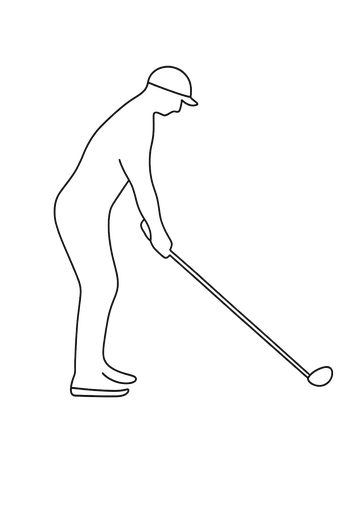
#> input picture golf_silhouette.png, 341 x 512 px
$ python resize_app_store_screenshots.py -i golf_silhouette.png
#> lines starting #> are read from the running program, lines starting #| are printed output that depends on the picture
#!/usr/bin/env python3
"""
resize_appstore_screenshots.py

Convert iPhone screenshots (e.g., 1179x2556 from iPhone 16 Pro) to App Store Connect
6.7"/6.9" required sizes: 1290x2796 and/or 1320x2868 (portrait) and optional landscape.

Default behavior:
- Preserve aspect ratio
- Resize to fit and center on a fixed-size canvas
- Pad with a background color (default black) to achieve exact pixels
- Optionally also export landscape variants by rotating 90°

Usage examples:
  pip install pillow
  python resize_app_store_screenshots.py --input ./screenshots --outdir ./out
  python resize_app_store_screenshots.py --input 1.png 2.png --sizes 1290x2796,1320x2868 --landscape

Notes:
- App Store Connect accepts PNG or JPEG. PNG is default.
- This script avoids distortion; no stretching unless --mode stretch is set.
"""

import argparse
import os
import sys
from typing import Iterable, List, Tuple
from PIL import Image, ImageOps

TARGETS_67 = [(1290, 2796)]  # 6.7"
TARGETS_69 = [(1320, 2868)]  # 6.9"

def parse_sizes(s: str) -> List[Tuple[int, int]]:
#> called with s = '1290x2796,1320x2868'
    out = []
    for token in s.split(","):
        token = token.strip().lower()
        if "x" not in token:
            raise ValueError(f"Bad size token: {token}")
        w, h = token.split("x", 1)
        out.append((int(w), int(h)))
    return out

def parse_hex_color(s: str) -> Tuple[int, int, int]:
    s = s.strip().lstrip("#")
    if len(s) not in (6, 3):
        raise ValueError("bg color must be #RGB or #RRGGBB")
    if len(s) == 3:
        s = "".join(c*2 for c in s)
    r = int(s[0:2], 16)
    g = int(s[2:4], 16)
    b = int(s[4:6], 16)
    return (r, g, b)

def fit_and_pad(im: Image.Image, target: Tuple[int, int], bg: Tuple[int, int, int]) -> Image.Image:
    """Resize preserving aspect ratio to fit within target, then pad to exact size."""
    tw, th = target
    # Respect EXIF orientation
    im = ImageOps.exif_transpose(im)
    # Convert to RGB
    if im.mode not in ("RGB", "RGBA"):
        im = im.convert("RGB")
    ow, oh = im.size

    # Compute scale to fit
    scale = min(tw / ow, th / oh)
    nw = max(1, int(round(ow * scale)))
    nh = max(1, int(round(oh * scale)))

    resized = im.resize((nw, nh), Image.LANCZOS)

    # Create canvas and paste centered
    canvas = Image.new("RGB", (tw, th), bg)
    x = (tw - nw) // 2
    y = (th - nh) // 2
    canvas.paste(resized, (x, y))
    return canvas

def cover_and_crop(im: Image.Image, target: Tuple[int, int]) -> Image.Image:
    """Resize preserving aspect ratio to cover target, then center-crop to exact size."""
    tw, th = target
    im = ImageOps.exif_transpose(im)
    if im.mode not in ("RGB", "RGBA"):
        im = im.convert("RGB")
    ow, oh = im.size
    scale = max(tw / ow, th / oh)
    nw = max(1, int(round(ow * scale)))
    nh = max(1, int(round(oh * scale)))
    resized = im.resize((nw, nh), Image.LANCZOS)
    # center crop
    x = (nw - tw) // 2
    y = (nh - th) // 2
    return resized.crop((x, y, x + tw, y + th))

def stretch_resize(im: Image.Image, target: Tuple[int, int]) -> Image.Image:
    """Resize with aspect ratio ignored (not recommended)."""
    tw, th = target
    im = ImageOps.exif_transpose(im)
    if im.mode not in ("RGB", "RGBA"):
        im = im.convert("RGB")
    return im.resize((tw, th), Image.LANCZOS)

def ensure_outdir(d: str) -> None:
    os.makedirs(d, exist_ok=True)

def gather_inputs(paths: Iterable[str]) -> List[str]:
    out = []
    for p in paths:
        if os.path.isdir(p):
            for root, _, files in os.walk(p):
                for f in files:
                    if f.lower().endswith((".png", ".jpg", ".jpeg", ".heic", ".webp")):
                        out.append(os.path.join(root, f))
        else:
            out.append(p)
    return out

def save_variant(img: Image.Image, outdir: str, base: str, size: Tuple[int, int], fmt: str, suffix: str = "") -> str:
    w, h = size
    name, _ = os.path.splitext(os.path.basename(base))
    fn = f"{name}_{w}x{h}{suffix}.{fmt.lower()}"
    path = os.path.join(outdir, fn)
    params = {}
    if fmt.lower() == "jpg" or fmt.lower() == "jpeg":
        params["quality"] = 95
        params["optimize"] = True
        if img.mode == "RGBA":
            img = img.convert("RGB")
    img.save(path, **params)
    return path

def main(argv=None):
    parser = argparse.ArgumentParser(description="Resize iPhone screenshots to App Store 6.7\"/6.9\" sizes.")
    parser.add_argument("--input", "-i", nargs="+", required=True, help="Input file(s) and/or directories")
    parser.add_argument("--outdir", "-o", default="./out_6p7", help="Output directory (default: ./out_6p7)")
    parser.add_argument("--sizes", default="1290x2796,1320x2868",
                        help="Comma-separated sizes WxH (default: 1290x2796,1320x2868)")
    parser.add_argument("--mode", choices=["pad", "crop", "stretch"], default="pad",
                        help="Resize mode: 'pad' (fit and pad), 'crop' (cover and crop), or 'stretch' (distort). Default: pad")
    parser.add_argument("--bg", default="#000000", help="Background color for pad mode (hex). Default: #000000 (black)")
    parser.add_argument("--format", choices=["png", "jpg", "jpeg"], default="png",
                        help="Output format (png/jpg). Default: png")
    parser.add_argument("--landscape", action="store_true",
                        help="Also export landscape variants by rotating 90°")
    args = parser.parse_args(argv)

    try:
        targets = parse_sizes(args.sizes)
    except Exception as e:
        print(f"Error parsing --sizes: {e}", file=sys.stderr)
        return 2

    try:
        bg = parse_hex_color(args.bg)
    except Exception as e:
        print(f"Error parsing --bg: {e}", file=sys.stderr)
        return 2

    inputs = gather_inputs(args.input)
    if not inputs:
        print("No input images found.", file=sys.stderr)
        return 2

    ensure_outdir(args.outdir)

    for path in inputs:
        try:
            with Image.open(path) as im:
#> im is the input picture: PIL image 341x512 RGBA; mean R, G, B, A 1.2, 1.2, 1.1, 4.3
                for (tw, th) in targets:
                    if args.mode == "pad":
                        out_im = fit_and_pad(im, (tw, th), bg)
                    elif args.mode == "crop":
                        out_im = cover_and_crop(im, (tw, th))
                    else:
                        out_im = stretch_resize(im, (tw, th))
                    saved = save_variant(out_im, args.outdir, path, (tw, th), args.format)
                    print(f"Wrote {saved}")
                    if args.landscape:
                        # rotate 90 degrees to create landscape variants
                        out_land = out_im.rotate(90, expand=True)
                        lw, lh = th, tw  # swapped
                        saved_l = save_variant(out_land, args.outdir, path, (lw, lh), args.format, suffix="_landscape")
                        print(f"Wrote {saved_l}")
#> this loop made 2 passes
#> saved on passes 1 to 2: './out_6p7/golf_silhouette_1290x2796.png', './out_6p7/golf_silhouette_1320x2868.png'
#| Wrote ./out_6p7/golf_silhouette_1290x2796.png
#| Wrote ./out_6p7/golf_silhouette_1320x2868.png
#> pass 1, in main, `out_im = fit_and_pad(im, (tw, th), bg)`:
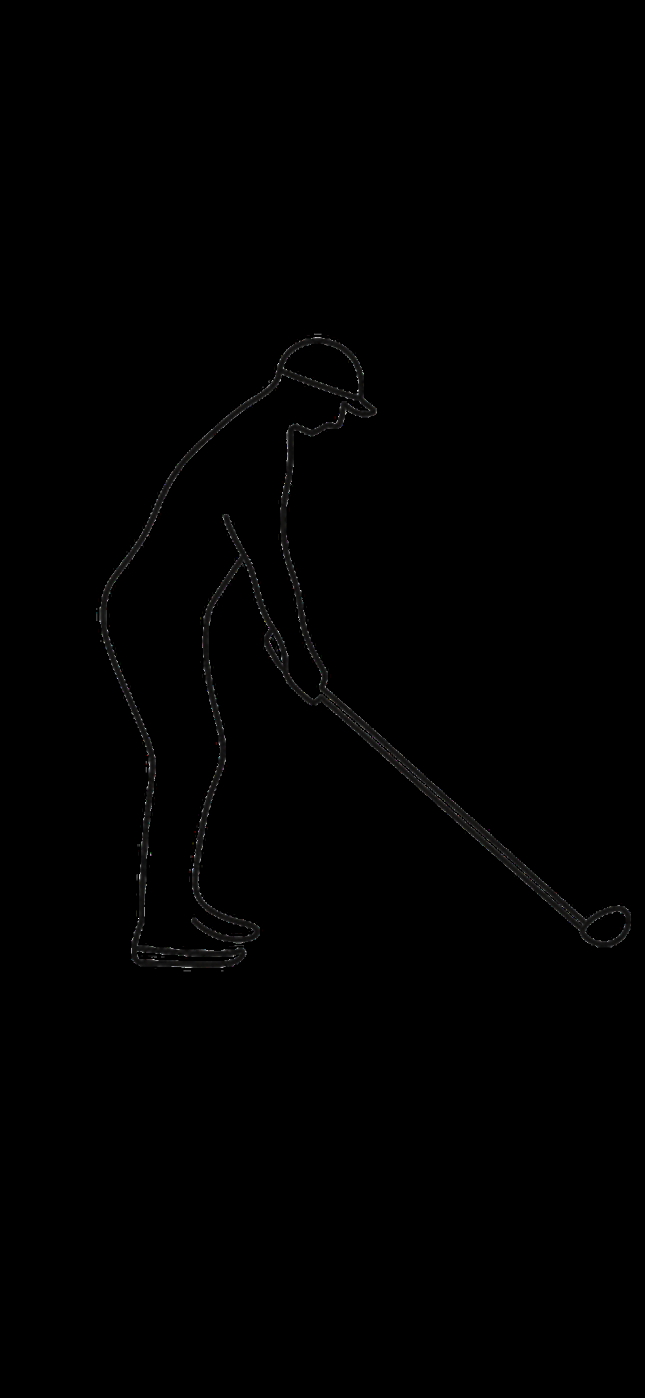
#> out_im: PIL image 1290x2796 RGB (shown at 1/2 size); mean R, G, B 0.9, 0.8, 0.8
        except Exception as e:
            print(f"Failed on {path}: {e}", file=sys.stderr)

    return 0

if __name__ == "__main__":
    raise SystemExit(main())
#> (the program exits here)
